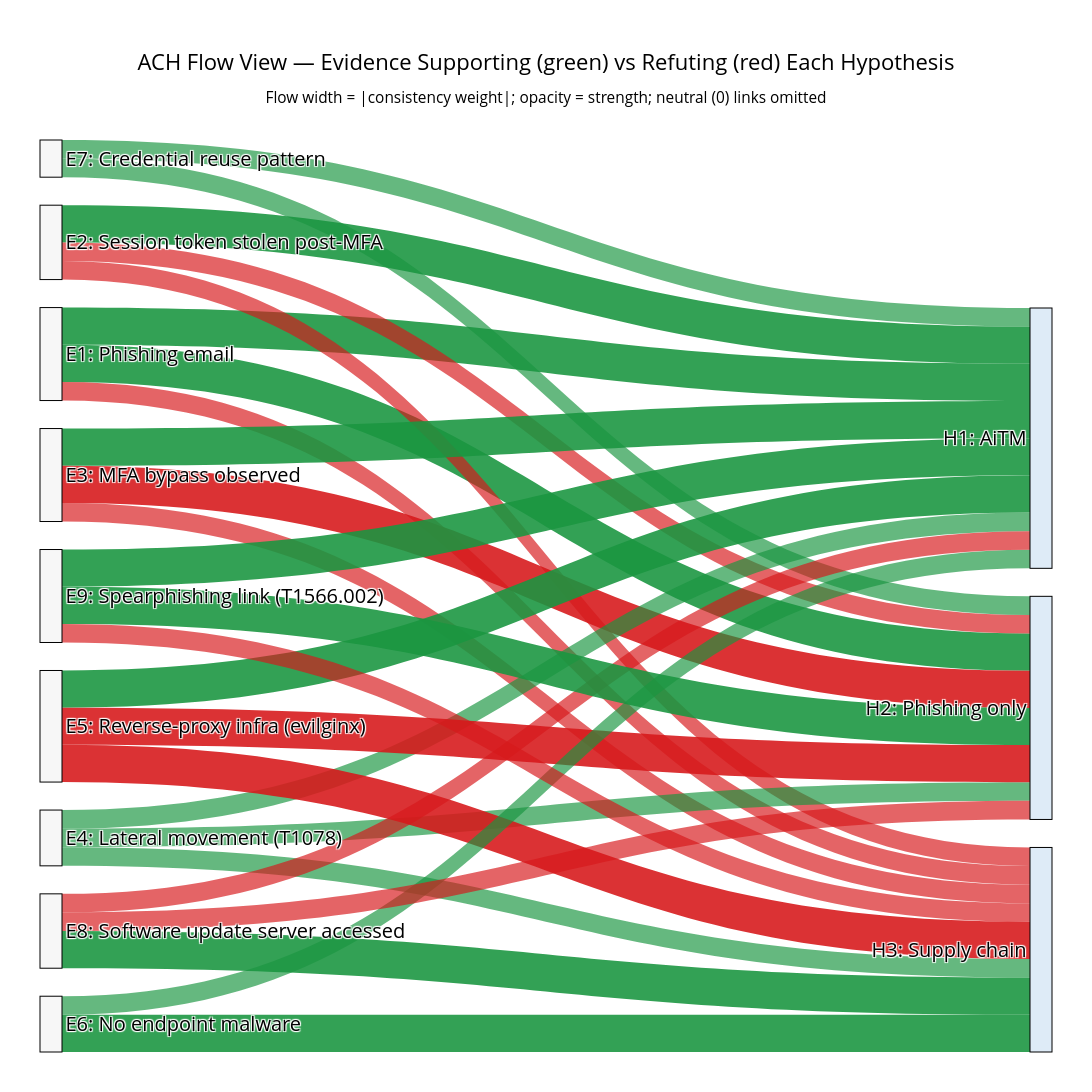

The cell this chart's notebook holds for it:
### Markdown cell above
---
## Analysis of Competing Hypotheses — Matrix + Sankey Views

**Intelligence cycle connection (Ch 9):** The Analysis Stage's `SAT_Recommendation_Agent` applies structured analytic techniques including ACH (Analysis of Competing Hypotheses). The LLM reasons through ACH in natural language; the matrix heatmap and Sankey flow below give the structured view of the same analysis — revealing which hypotheses are most consistent, which evidence is most diagnostic, and which hypotheses share the same evidentiary support.

**The AiTM scenario from Ch 9:** Three competing hypotheses about the ApexCode incident. The ACH matrix scores each hypothesis against each evidence item with consistency weights:

| Weight | Meaning |
|---|---|
| +2 | Strongly consistent — this evidence is most expected under this hypothesis |
| +1 | Consistent — evidence is compatible with this hypothesis |
| 0 | Not applicable — evidence doesn't bear on this hypothesis |
| -1 | Inconsistent — evidence argues against this hypothesis |
| -2 | Strongly inconsistent — evidence is very hard to explain under this hypothesis |

**The matrix reveals:**
- Which hypothesis has the highest net consistency score (most consistent with the evidence)
- Which evidence items are most *diagnostic* — they separate hypotheses from each other
- Which hypotheses share similar evidentiary support (and may be hard to distinguish)

### Code cell
# ── ACH Argument Map — Matrix Heatmap + Sankey Flow View ────────────────────
# Scenario: ApexCode AiTM incident (from Ch 9)
# Three competing hypotheses, nine evidence items
# Figure 13.8: canonical Heuer-style ACH matrix with diagnosticity sidebar + net-score footer
# Figure 13.9: Sankey flow view (executive briefing form of the same data)

from matplotlib.gridspec import GridSpec

HYPOTHESES = {
    'H1': 'AiTM credential theft (adversary-in-the-middle)',
    'H2': 'Targeted spear-phishing (credential harvest, no session hijack)',
    'H3': 'Supply chain compromise (pre-positioned access, no phishing)',
}

EVIDENCE = {
    'E1': 'Phishing email detected targeting finance employee',
    'E2': 'Session token stolen post-MFA (not password)',
    'E3': 'MFA bypass observed — no second factor prompted',
    'E4': 'Lateral movement via T1078 (Valid Accounts)',
    'E5': 'Reverse proxy infrastructure identified (evilginx pattern)',
    'E6': 'No malware/implant found on endpoint',
    'E7': 'Credential reuse pattern across multiple accounts',
    'E8': 'Software update server accessed 72h before incident',
    'E9': 'T1566.002 (Spearphishing Link) observed in email logs',
}

# ACH matrix: keys = (hypothesis, evidence), values = consistency weight (-2 .. +2)
ach_matrix = {
    ('H1', 'E1'): +2,   # Phishing is the AiTM delivery mechanism
    ('H1', 'E2'): +2,   # Session token theft is the defining AiTM IOC
    ('H1', 'E3'): +2,   # MFA bypass is the core AiTM result
    ('H1', 'E4'): +1,   # Lateral movement consistent
    ('H1', 'E5'): +2,   # Reverse proxy is the AiTM infrastructure
    ('H1', 'E6'): +1,   # AiTM often leaves no endpoint malware
    ('H1', 'E7'): +1,   # Credential reuse weakly consistent
    ('H1', 'E8'): -1,   # Supply chain access inconsistent with AiTM
    ('H1', 'E9'): +2,   # Spearphishing link = AiTM delivery vector

    ('H2', 'E1'): +2,   # Phishing is the delivery mechanism
    ('H2', 'E2'): -1,   # Phishing harvests password, not session token
    ('H2', 'E3'): -2,   # MFA bypass not expected from password theft alone
    ('H2', 'E4'): +1,   # Lateral movement consistent
    ('H2', 'E5'): -2,   # No reverse proxy needed for standard phishing
    ('H2', 'E6'):  0,   # No malware not distinctive
    ('H2', 'E7'): +1,   # Credential reuse fits password theft
    ('H2', 'E8'): -1,   # Supply chain access inconsistent
    ('H2', 'E9'): +2,   # Spearphishing link consistent

    ('H3', 'E1'): -1,   # No phishing needed for supply chain
    ('H3', 'E2'): -1,   # Pre-positioning does not require post-MFA interception
    ('H3', 'E3'): -1,   # Pre-positioned implant bypasses authentication entirely
    ('H3', 'E4'): +1,   # Lateral movement consistent
    ('H3', 'E5'): -2,   # No reverse proxy in supply chain scenario
    ('H3', 'E6'): +2,   # Supply chain often has no endpoint malware
    ('H3', 'E7'):  0,   # Credential reuse not distinctive
    ('H3', 'E8'): +2,   # Software update server access is the supply chain IOC
    ('H3', 'E9'): -1,   # Spearphishing link inconsistent with supply chain
}

# Short labels for figure axes (full text appears in the chapter caption)
ev_short = {
    'E1': 'Phishing email',
    'E2': 'Session token stolen post-MFA',
    'E3': 'MFA bypass observed',
    'E4': 'Lateral movement (T1078)',
    'E5': 'Reverse-proxy infra (evilginx)',
    'E6': 'No endpoint malware',
    'E7': 'Credential reuse pattern',
    'E8': 'Software update server accessed',
    'E9': 'Spearphishing link (T1566.002)',
}
hyp_short = {'H1': 'H1: AiTM', 'H2': 'H2: Phishing only', 'H3': 'H3: Supply chain'}

ev_ids  = list(EVIDENCE.keys())
hyp_ids = list(HYPOTHESES.keys())
M = np.array([[ach_matrix[(h, e)] for h in hyp_ids] for e in ev_ids], dtype=float)
diag_var  = M.var(axis=1)         # per-evidence diagnostic value
net_score = M.sum(axis=0)         # per-hypothesis net score

# ── Analysis 1: Net consistency scores ─────────────────────────────────────
print("=" * 60)
print("NET CONSISTENCY SCORES (sum of evidence weights per hypothesis)")
print("=" * 60)
for j, hid in enumerate(hyp_ids):
    in_w = [ach_matrix[(hid, e)] for e in ev_ids]
    counts = {k: in_w.count(k) for k in [-2, -1, 0, 1, 2]}
    print(f"\n{hid}: {HYPOTHESES[hid]}")
    print(f"  Net score: {int(net_score[j]):+d}  | ++:{counts[2]}  +:{counts[1]}  "
          f"0:{counts[0]}  -:{counts[-1]}  --:{counts[-2]}")

# ── Analysis 2: Most diagnostic evidence (highest variance) ────────────────
print("\n" + "=" * 60)
print("DIAGNOSTIC EVIDENCE (highest variance across hypotheses)")
print("=" * 60)
diag_sorted = sorted(enumerate(diag_var), key=lambda x: -x[1])
for i, var in diag_sorted:
    eid = ev_ids[i]
    weights_str = "  ".join(f"{h}:{ach_matrix[(h,eid)]:+d}" for h in hyp_ids)
    print(f"  {eid} ({EVIDENCE[eid][:50]})")
    print(f"       {weights_str}  |  variance: {var:.2f}")

# ── Analysis 3: Hypothesis similarity ─────────────────────────────────────
print("\n" + "=" * 60)
print("HYPOTHESIS SIMILARITY (cosine similarity of evidence profiles)")
print("=" * 60)
from numpy.linalg import norm as npnorm
hyp_vecs = {h: np.array([ach_matrix[(h, e)] for e in ev_ids]) for h in hyp_ids}
for i, h1 in enumerate(hyp_ids):
    for h2 in hyp_ids[i+1:]:
        sim = np.dot(hyp_vecs[h1], hyp_vecs[h2]) / (npnorm(hyp_vecs[h1]) * npnorm(hyp_vecs[h2]) + 1e-9)
        print(f"  {h1} vs {h2}: {sim:+.3f}  ({'similar — hard to distinguish' if sim > 0.5 else 'distinct'})")

# ── Figure 13.8: Matrix heatmap + diagnosticity sidebar + net-score footer ─
fig = plt.figure(figsize=(12, 7.5))
gs = GridSpec(2, 3, width_ratios=[5, 0.25, 1.4], height_ratios=[5, 1],
              hspace=0.10, wspace=0.05, figure=fig)
ax_main = fig.add_subplot(gs[0, 0])
ax_cbar = fig.add_subplot(gs[0, 1])
ax_diag = fig.add_subplot(gs[0, 2])
ax_net  = fig.add_subplot(gs[1, 0])
fig.add_subplot(gs[1, 1]).axis('off')
fig.add_subplot(gs[1, 2]).axis('off')

im = ax_main.imshow(M, cmap='RdBu_r', vmin=-2, vmax=2, aspect='auto', origin='upper')
ax_main.set_xticks(range(len(hyp_ids)))
ax_main.set_xticklabels([hyp_short[h] for h in hyp_ids], fontsize=11)
ax_main.set_yticks(range(len(ev_ids)))
ax_main.set_yticklabels([f'{e}: {ev_short[e]}' for e in ev_ids], fontsize=10)
ax_main.tick_params(axis='x', top=True, labeltop=True, bottom=False, labelbottom=False)
for i in range(len(ev_ids)):
    for j in range(len(hyp_ids)):
        v = int(M[i, j])
        ax_main.text(j, i, f'{v:+d}' if v != 0 else '0',
                     ha='center', va='center',
                     color='white' if abs(v) == 2 else 'black',
                     fontsize=11, fontweight='bold')
ax_main.set_title("ACH Matrix — ApexCode AiTM Scenario\n"
                  "Weights: +2/+1 = consistent, 0 = neutral, -1/-2 = inconsistent",
                  fontsize=12, pad=18)

ax_diag.barh(range(len(ev_ids)), diag_var, color='#555', height=0.7)
ax_diag.set_ylim(ax_main.get_ylim())
ax_diag.set_xlabel('Diagnostic value\n(variance across H1/H2/H3)', fontsize=9)
ax_diag.tick_params(axis='y', labelleft=False, left=False)
ax_diag.tick_params(axis='x', labelsize=8)
ax_diag.set_xlim(0, max(diag_var) * 1.30)
ax_diag.spines[['top', 'right']].set_visible(False)
top3 = np.argsort(-diag_var)[:3]
for rank, idx in enumerate(top3):
    ax_diag.text(diag_var[idx] + max(diag_var) * 0.02, idx,
                 ['most diagnostic', '2nd', '3rd'][rank],
                 va='center', fontsize=8, color='#1a5e1f', fontweight='bold')

colors_net = ['#1a9641' if s > 0 else '#d7191c' if s < 0 else '#999' for s in net_score]
ax_net.bar(range(len(hyp_ids)), net_score, color=colors_net, width=0.55)
ax_net.axhline(0, color='black', linewidth=0.8)
ax_net.set_ylabel('Net score\n(sum of weights)', fontsize=9)
ax_net.set_xticks(range(len(hyp_ids)))
ax_net.set_xticklabels([])
ax_net.set_xlim(-0.5, len(hyp_ids) - 0.5)
for j, s in enumerate(net_score):
    ax_net.text(j, s + (0.6 if s >= 0 else -0.6), f'{int(s):+d}',
                ha='center', va='bottom' if s >= 0 else 'top',
                fontsize=11, fontweight='bold')
ax_net.spines[['top', 'right']].set_visible(False)
ax_net.tick_params(axis='y', labelsize=8)
ax_net.set_ylim(net_score.min() - 2.5, net_score.max() + 2.5)

cb = fig.colorbar(im, cax=ax_cbar)
cb.set_label('Consistency weight', fontsize=9)
cb.set_ticks([-2, -1, 0, 1, 2])
plt.savefig(IMAGES_DIR / 'figure_13_8_ach_argument_map.png', dpi=120, bbox_inches='tight')
plt.show()

# ── Figure 13.9: Sankey flow view (executive briefing form) ─────────────────
node_labels = [f'{e}: {ev_short[e]}' for e in ev_ids] + [hyp_short[h] for h in hyp_ids]
n_ev, n_hyp = len(ev_ids), len(hyp_ids)
# Lighter node fills so the in-node labels are legible at print scale.
node_colors = ['#f7f7f7'] * n_ev + ['#deebf7'] * n_hyp

sources, targets, values, link_colors, link_labels = [], [], [], [], []
for i, e in enumerate(ev_ids):
    for j, h in enumerate(hyp_ids):
        w = ach_matrix[(h, e)]
        if w == 0:
            continue
        sources.append(i); targets.append(n_ev + j); values.append(abs(w))
        rgb = '26, 150, 65' if w > 0 else '215, 25, 28'
        link_colors.append(f'rgba({rgb}, {0.45 + 0.22 * abs(w)})')
        link_labels.append(f'{e} → {h}: weight {w:+d}')

fig_sankey = go.Figure(go.Sankey(
    arrangement='snap',
    node=dict(pad=28, thickness=22, line=dict(color='black', width=1.0),
              label=node_labels, color=node_colors),
    link=dict(source=sources, target=targets, value=values,
              color=link_colors, label=link_labels,
              hovertemplate='%{label}<extra></extra>'),
))
fig_sankey.update_layout(
    title=dict(text='ACH Flow View — Evidence Supporting (green) vs Refuting (red) Each Hypothesis<br>'
                    '<sub>Flow width = |consistency weight|; opacity = strength; neutral (0) links omitted</sub>',
               x=0.5, xanchor='center', font=dict(size=22)),
    font=dict(size=20, color='#000'),
    height=1400, width=2200, margin=dict(l=40, r=40, t=140, b=40),
    paper_bgcolor='white',
)
# Print-readable Sankey: white evidence-node fills + 20pt font + 2200x1400 canvas at
# scale=3 produces a 6600x4200 PNG whose labels remain legible after Packt scales the
# image down to a 6-inch column. Prior 1600x900/15pt iteration had labels washed out
# against gray fills — DataViz review flagged it as a print blocker.
fig_sankey.write_image(IMAGES_DIR / 'figure_13_9_ach_sankey.png', width=2200, height=1400, scale=3)
fig_sankey.show()

print("\nConclusion: H1 (AiTM) net score +12 | H2 (Phishing only) +0 | H3 (Supply chain) -1.")
print("Most diagnostic evidence: E5 (reverse-proxy infra), E3 (MFA bypass), E1 (phishing email).")
print("Figure 13.8 = canonical Heuer-style matrix (analytical view).")
print("Figure 13.9 = Sankey flow (executive briefing view of the same data).")
print("Both mirror the ACH output the Ch9 SAT_Recommendation_Agent produces in natural language.")

### Figure 1 — Plotly figure (JSON) as saved in the notebook; plotly's stock layout.template omitted (floating-point values rounded to 4 significant figures)
{"data": [{"arrangement": "snap", "link": {"color": ["rgba(26, 150, 65, 0.89)", "rgba(26, 150, 65, 0.89)", "rgba(215, 25, 28, 0.67)", "rgba(26, 150, 65, 0.89)", "rgba(215, 25, 28, 0.67)", "rgba(215, 25, 28, 0.67)", "rgba(26, 150, 65, 0.89)", "rgba(215, 25, 28, 0.89)", "rgba(215, 25, 28, 0.67)", "rgba(26, 150, 65, 0.67)", "rgba(26, 150, 65, 0.67)", "rgba(26, 150, 65, 0.67)", "rgba(26, 150, 65, 0.89)", "rgba(215, 25, 28, 0.89)", "rgba(215, 25, 28, 0.89)", "rgba(26, 150, 65, 0.67)", "rgba(26, 150, 65, 0.89)", "rgba(26, 150, 65, 0.67)", "rgba(26, 150, 65, 0.67)", "rgba(215, 25, 28, 0.67)", "rgba(215, 25, 28, 0.67)", "rgba(26, 150, 65, 0.89)", "rgba(26, 150, 65, 0.89)", "rgba(26, 150, 65, 0.89)", "rgba(215, 25, 28, 0.67)"], "hovertemplate": "%{label}<extra></extra>", "label": ["E1 → H1: weight +2", "E1 → H2: weight +2", "E1 → H3: weight -1", "E2 → H1: weight +2", "E2 → H2: weight -1", "E2 → H3: weight -1", "E3 → H1: weight +2", "E3 → H2: weight -2", "E3 → H3: weight -1", "E4 → H1: weight +1", "E4 → H2: weight +1", "E4 → H3: weight +1", "E5 → H1: weight +2", "E5 → H2: weight -2", "E5 → H3: weight -2", "E6 → H1: weight +1", "E6 → H3: weight +2", "E7 → H1: weight +1", "E7 → H2: weight +1", "E8 → H1: weight -1", "E8 → H2: weight -1", "E8 → H3: weight +2", "E9 → H1: weight +2", "E9 → H2: weight +2", "E9 → H3: weight -1"], "source": [0, 0, 0, 1, 1, 1, 2, 2, 2, 3, 3, 3, 4, 4, 4, 5, 5, 6, 6, 7, 7, 7, 8, 8, 8], "target": [9, 10, 11, 9, 10, 11, 9, 10, 11, 9, 10, 11, 9, 10, 11, 9, 11, 9, 10, 9, 10, 11, 9, 10, 11], "value": [2, 2, 1, 2, 1, 1, 2, 2, 1, 1, 1, 1, 2, 2, 2, 1, 2, 1, 1, 1, 1, 2, 2, 2, 1]}, "node": {"color": ["#f7f7f7", "#f7f7f7", "#f7f7f7", "#f7f7f7", "#f7f7f7", "#f7f7f7", "#f7f7f7", "#f7f7f7", "#f7f7f7", "#deebf7", "#deebf7", "#deebf7"], "label": ["E1: Phishing email", "E2: Session token stolen post-MFA", "E3: MFA bypass observed", "E4: Lateral movement (T1078)", "E5: Reverse-proxy infra (evilginx)", "E6: No endpoint malware", "E7: Credential reuse pattern", "E8: Software update server accessed", "E9: Spearphishing link (T1566.002)", "H1: AiTM", "H2: Phishing only", "H3: Supply chain"], "line": {"color": "black", "width": 1.0}, "pad": 28, "thickness": 22}, "type": "sankey"}], "layout": {"font": {"color": "#000", "size": 20}, "height": 1400, "margin": {"b": 40, "l": 40, "r": 40, "t": 140}, "paper_bgcolor": "white", "title": {"font": {"size": 22}, "text": "ACH Flow View — Evidence Supporting (green) vs Refuting (red) Each Hypothesis<br><sub>Flow width = |consistency weight|; opacity = strength; neutral (0) links omitted</sub>", "x": 0.5, "xanchor": "center"}, "width": 2200}}
